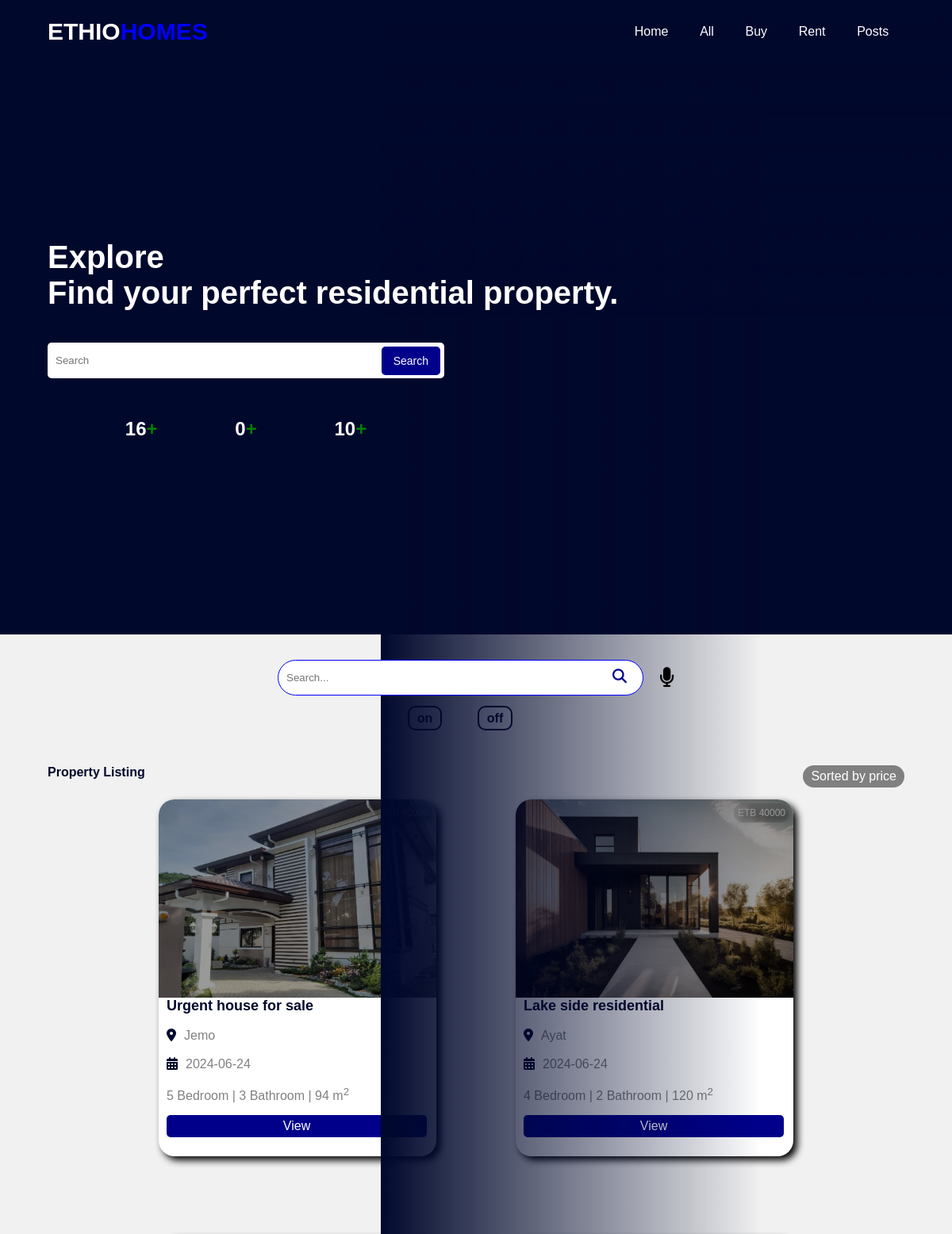
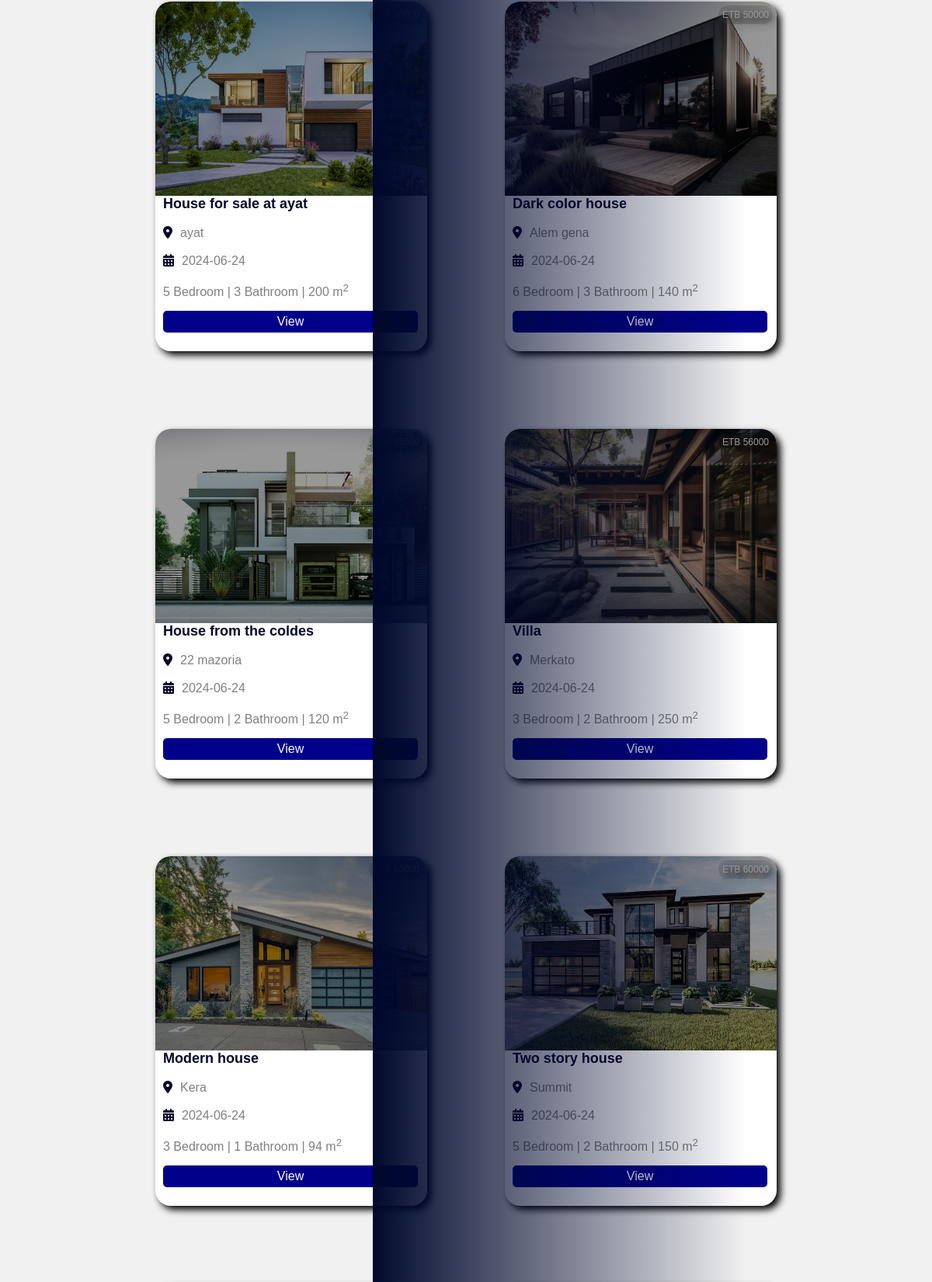
Page /html/all_page.php (signed in, upper part) on the committed database (2 pictures, top to bottom).
### tables this page shows
CREATE TABLE `house_table` (
  `house_id` int(10) NOT NULL,
  `house_image` varchar(100) NOT NULL,
  `image_1` varchar(100) NOT NULL,
  `image_2` varchar(100) NOT NULL,
  `image_3` varchar(100) NOT NULL,
  `image_4` varchar(100) NOT NULL,
  `image_5` varchar(100) NOT NULL,
  `house_name` varchar(100) NOT NULL,
  `house_price` int(10) NOT NULL,
  `house_location` varchar(100) NOT NULL,
  `house_bedroom` int(10) NOT NULL,
  `house_bathroom` int(10) NOT NULL,
  `house_area` int(10) NOT NULL,
  `house_status` tinyint(1) NOT NULL,
  `house_promotion` tinyint(1) NOT NULL,
  `house_rating` float NOT NULL,
  `house_review_number` int(10) NOT NULL,
  `buy_or_sale` tinyint(1) NOT NULL,
  `date` date NOT NULL,
  `user_id` int(11) NOT NULL
);

### html/all_page.php (the view, shortened to what this page needs)
<?php
    include ("../php/connection.php");
    if(isset($_SESSION['user_id'])){
?>
<!DOCTYPE html>
<html>
<head>
    <link rel="stylesheet" href="../css/all_page.css">
    <link rel="stylesheet" href="https://cdnjs.cloudflare.com/ajax/libs/font-awesome/6.5.2/css/all.min.css" />
</head>
<body>
    <section class="section_1" id="section_1">
        <header>
            <h1>ETHIO<span>HOMES</span></h1>
            <nav>
                <a href="home_page.php">Home</a>
                <a href="all_page.php">All</a>
                <a href="buy_page.php">Buy</a>
                <a href="rent_page.php">Rent</a>
                <a href="post_page.php">Posts</a>
            </nav>
        </header>
        <main>
            <div class="container">
                <h1>Explore</h1>
                <h1>Find your perfect residential property.</h1>
                <div class="search">
                    <input type="search" placeholder="Search" required>
                    <button type="submit" name="subscribe">Search</button>
                </div>
                <div class="statistics">
                    <?php
                        $number_of_houses = 0;
                        $number_of_houses_to_rent = 0;
                        $number_of_users = 0;
                        $sql_1 = "SELECT * FROM house_table";
                        $house_table_1 = mysqli_query($connection, $sql_1);
                        while($row_1 = mysqli_fetch_assoc($house_table_1)){
                            $number_of_houses ++;
                        }
                        $sql_3 = "SELECT * FROM user_table";
                        $house_table_3 = mysqli_query($connection, $sql_3);
                        while($row_3 = mysqli_fetch_assoc($house_table_3)){
                            $number_of_users ++;
                        }
                    ?>
                    <h2><?php echo $number_of_houses ?><span>+</span>    <br>      <label>Houses</label></h2>
                    <h2><?php echo $number_of_houses_to_rent ?><span>+</span>    <br>      <label>Rentals</label></h2>
                    <h2><?php echo $number_of_users ?><span>+</span>    <br>      <label>Users</label></h2>
                </div>
            </div>
            <div class="fade_top"></div>
            <div class="fade_left"></div>
        </main>
    </section>
    <section class="section_2" id="section_2">
        <header>
            <div class="search_bar">
                <input type="search" placeholder="Search..." id="search_bar">
                <button onclick="search_bar()"><i class="fa-solid fa-search"></i></button>
                <p onclick="show_profile_card()"><i class="fa-solid fa-microphone"></i></p>
            </div>
            <div class="filter_on_off">
                <span onclick="slide_in()">on</span> <span onclick="slide_out()">off</span>
            </div>
        </header>
        <main id="main">
            <div class="top">
                <p>Property Listing</p>
                <p>Sorted by price</p>
            </div>
            <div class="cont">
            <div class="container">
                <?php
                    $sql_2 = "SELECT * FROM house_table ORDER BY house_price";
                    $house_table_2 = mysqli_query($connection, $sql_2);
                    if(mysqli_num_rows($house_table_2) > 0){
                        while($row_2 = mysqli_fetch_assoc($house_table_2)){
                ?>
                <div id="houses">
                    <div class="image">
                        <img src="../z_databse_assets/<?php if(!empty($row_2['house_image'] || $row_2['house_image'] != "")){ echo $row_2['house_image']; } else{ echo "no_image.jpg"; } ?>">
                    </div>
                    <div id="details">
                        <h1><?php if(!empty($row_2['house_name'] || $row_2['house_name'] != "")){ echo $row_2['house_name']; } else{?> N/A <?php } ?></h1><br>
                        <p>ETB <?php if(!empty($row_2['house_price'] || $row_2['house_price'] != 0)){ echo $row_2['house_price']; } else{?> N/A <?php } ?></p>
                        <i class="fa-solid fa-location-dot"></i><p><?php if(!empty($row_2['house_location'] || $row_2['house_location'] != "")){ echo $row_2['house_location']; } else{?> N/A <?php } ?></p><br><br>
                        <i class="fa-solid fa-calendar-days"></i><p><?php if(empty($row_2['date']) || $row_2['date'] == "0000-00-00"){ ?> N/A <?php }else{ echo $row_2['date']; } ?></p><br><br>
                        <p><?php if(!empty($row_2['house_bedroom'] || $row_2['house_bedroom'] != 0)){ echo $row_2['house_bedroom']; } else{?> N/A <?php } ?> Bedroom | </p>
                        <p><?php if(!empty($row_2['house_bathroom'] || $row_2['house_bathroom'] != 0)){ echo $row_2['house_bathroom']; } else{?> N/A <?php } ?> Bathroom | </p>
                        <p><?php if(!empty($row_2['house_area'] || $row_2['house_area'] != 0)){ echo $row_2['house_area']; } else{?> N/A <?php } ?> m<sup>2</sup></p>
                        <a href="view_page/view_page.php?house_id=<?php echo $row_2['house_id']; ?>">View</a>
                    </div>
                </div>
                <?php
                        }
                    }
                ?>
            </div>
            </div>
        </main>
    </section>
</body>
</html>
<?php
    }
    else{
        header("Location: log_in_page.php?all_Page=2");
    }
?>

### rows in the picture
house_table: house_image (picture), house_name "Urgent house for sale", house_location "Jemo", date "2024-06-24", house_bedroom "5", house_bathroom "3", house_area "94"
house_table: house_image (picture), house_name "Lake side residential", house_price "40000", house_location "Ayat", date "2024-06-24", house_bedroom "4", house_bathroom "2", house_area "120"
house_table: house_image (picture), house_name "House for sale at ayat", house_location "ayat", date "2024-06-24", house_bedroom "5", house_bathroom "3", house_area "200"
house_table: house_image (picture), house_name "Dark color house", house_price "50000", house_location "Alem gena", date "2024-06-24", house_bedroom "6", house_bathroom "3", house_area "140"
house_table: house_image (picture), house_name "House from the coldes", house_location "22 mazoria", date "2024-06-24", house_bedroom "5", house_bathroom "2", house_area "120"
house_table: house_image (picture), house_name "Villa", house_price "56000", house_location "Merkato", date "2024-06-24", house_bedroom "3", house_bathroom "2", house_area "250"
house_table: house_image (picture), house_name "Modern house", house_location "Kera", date "2024-06-24", house_bedroom "3", house_bathroom "1", house_area "94"
house_table: house_image (picture), house_name "Two story house", house_price "60000", house_location "Summit", date "2024-06-24", house_bedroom "5", house_bathroom "2", house_area "150"

### other values in the picture
$number_of_houses "16"
$number_of_houses_to_rent "0"
$number_of_users "10"
